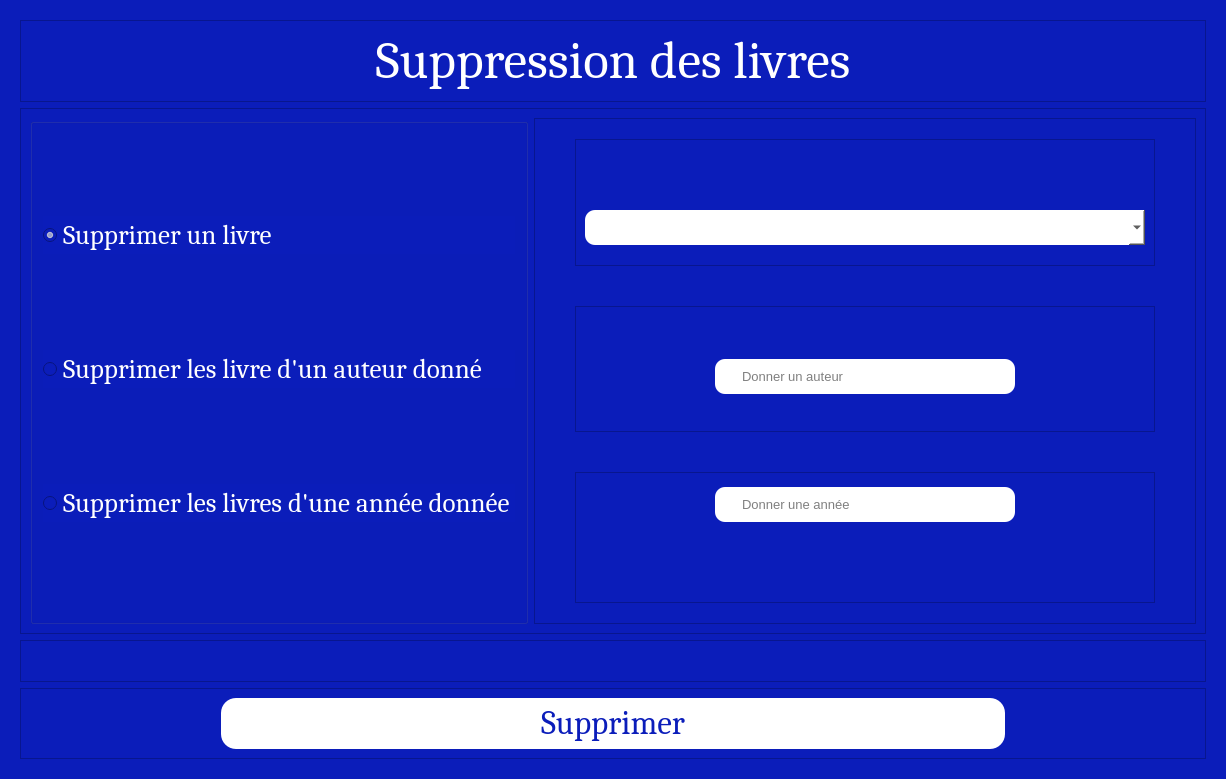
<?xml version="1.0" encoding="UTF-8"?>
<ui version="4.0">
 <class>Dialog</class>
 <widget class="QDialog" name="Dialog">
  <property name="geometry">
   <rect>
    <x>0</x>
    <y>0</y>
    <width>1226</width>
    <height>779</height>
   </rect>
  </property>
  <property name="windowTitle">
   <string>Dialog</string>
  </property>
  <property name="styleSheet">
   <string notr="true">background-color:#0b1dba;
color:white;
</string>
  </property>
  <layout class="QVBoxLayout" name="verticalLayout">
   <item>
    <widget class="QFrame" name="frame">
     <layout class="QVBoxLayout" name="verticalLayout_2">
      <item>
       <widget class="QFrame" name="frame_2">
        <property name="styleSheet">
         <string notr="true">font: 75 40pt &quot;Cambria&quot;;</string>
        </property>
        <property name="frameShape">
         <enum>QFrame::StyledPanel</enum>
        </property>
        <property name="frameShadow">
         <enum>QFrame::Raised</enum>
        </property>
        <layout class="QHBoxLayout" name="horizontalLayout">
         <item>
          <widget class="QLabel" name="label">
           <property name="font">
            <font>
             <family>Cambria</family>
             <pointsize>40</pointsize>
             <weight>9</weight>
             <italic>false</italic>
             <bold>false</bold>
            </font>
           </property>
           <property name="text">
            <string>Suppression des livres</string>
           </property>
           <property name="alignment">
            <set>Qt::AlignCenter</set>
           </property>
          </widget>
         </item>
        </layout>
       </widget>
      </item>
      <item>
       <widget class="QFrame" name="frame_8">
        <property name="frameShape">
         <enum>QFrame::StyledPanel</enum>
        </property>
        <property name="frameShadow">
         <enum>QFrame::Raised</enum>
        </property>
        <layout class="QHBoxLayout" name="horizontalLayout_7" stretch="1,2">
         <item>
          <widget class="QGroupBox" name="groupBox_4">
           <layout class="QVBoxLayout" name="verticalLayout_4" stretch="1,1,1">
            <property name="spacing">
             <number>10</number>
            </property>
            <property name="leftMargin">
             <number>10</number>
            </property>
            <property name="topMargin">
             <number>6</number>
            </property>
            <property name="rightMargin">
             <number>10</number>
            </property>
            <property name="bottomMargin">
             <number>10</number>
            </property>
            <item>
             <widget class="QRadioButton" name="radioButton">
              <property name="font">
               <font>
                <family>Cambria</family>
                <pointsize>20</pointsize>
                <weight>9</weight>
                <italic>false</italic>
                <bold>false</bold>
               </font>
              </property>
              <property name="styleSheet">
               <string notr="true">font: 75 20pt &quot;Cambria&quot;;</string>
              </property>
              <property name="text">
               <string>Supprimer un livre</string>
              </property>
              <property name="checked">
               <bool>true</bool>
              </property>
             </widget>
            </item>
            <item>
             <widget class="QRadioButton" name="radioButton_2">
              <property name="font">
               <font>
                <family>Cambria</family>
                <pointsize>20</pointsize>
                <weight>9</weight>
                <italic>false</italic>
                <bold>false</bold>
               </font>
              </property>
              <property name="styleSheet">
               <string notr="true">font: 75 20pt &quot;Cambria&quot;;</string>
              </property>
              <property name="text">
               <string>Supprimer les livre d'un auteur donné</string>
              </property>
             </widget>
            </item>
            <item>
             <widget class="QRadioButton" name="radioButton_3">
              <property name="font">
               <font>
                <family>Cambria</family>
                <pointsize>20</pointsize>
                <weight>9</weight>
                <italic>false</italic>
                <bold>false</bold>
               </font>
              </property>
              <property name="styleSheet">
               <string notr="true">font: 75 20pt &quot;Cambria&quot;;</string>
              </property>
              <property name="text">
               <string>Supprimer les livres d'une année donnée</string>
              </property>
             </widget>
            </item>
           </layout>
          </widget>
         </item>
         <item>
          <widget class="QFrame" name="frame_3">
           <property name="font">
            <font>
             <pointsize>4</pointsize>
            </font>
           </property>
           <property name="frameShape">
            <enum>QFrame::StyledPanel</enum>
           </property>
           <property name="frameShadow">
            <enum>QFrame::Raised</enum>
           </property>
           <layout class="QVBoxLayout" name="verticalLayout_3" stretch="1,1,1">
            <property name="spacing">
             <number>40</number>
            </property>
            <property name="leftMargin">
             <number>40</number>
            </property>
            <property name="topMargin">
             <number>20</number>
            </property>
            <property name="rightMargin">
             <number>40</number>
            </property>
            <property name="bottomMargin">
             <number>20</number>
            </property>
            <item>
             <widget class="QFrame" name="frame_9">
              <property name="frameShape">
               <enum>QFrame::StyledPanel</enum>
              </property>
              <property name="frameShadow">
               <enum>QFrame::Raised</enum>
              </property>
              <layout class="QHBoxLayout" name="horizontalLayout_5">
               <property name="topMargin">
                <number>59</number>
               </property>
               <item>
                <widget class="QComboBox" name="comboBox_livre">
                 <property name="maximumSize">
                  <size>
                   <width>700</width>
                   <height>16777215</height>
                  </size>
                 </property>
                 <property name="font">
                  <font>
                   <pointsize>10</pointsize>
                  </font>
                 </property>
                 <property name="cursor">
                  <cursorShape>PointingHandCursor</cursorShape>
                 </property>
                 <property name="styleSheet">
                  <string notr="true">height:35px;
border-radius:10px;
padding-left:25px;
background-color:white;
color:black;</string>
                 </property>
                </widget>
               </item>
              </layout>
             </widget>
            </item>
            <item>
             <widget class="QFrame" name="frame_6">
              <property name="frameShape">
               <enum>QFrame::StyledPanel</enum>
              </property>
              <property name="frameShadow">
               <enum>QFrame::Raised</enum>
              </property>
              <layout class="QHBoxLayout" name="horizontalLayout_3">
               <property name="topMargin">
                <number>20</number>
               </property>
               <property name="bottomMargin">
                <number>4</number>
               </property>
               <item>
                <widget class="QLineEdit" name="supprimer_auteur">
                 <property name="maximumSize">
                  <size>
                   <width>300</width>
                   <height>16777215</height>
                  </size>
                 </property>
                 <property name="font">
                  <font>
                   <pointsize>10</pointsize>
                  </font>
                 </property>
                 <property name="styleSheet">
                  <string notr="true">height:35px;
border-radius:10px;
padding-left:25px;
background-color:white;
color:black;</string>
                 </property>
                 <property name="placeholderText">
                  <string>Donner un auteur</string>
                 </property>
                </widget>
               </item>
              </layout>
             </widget>
            </item>
            <item>
             <widget class="QFrame" name="frame_4">
              <property name="frameShape">
               <enum>QFrame::StyledPanel</enum>
              </property>
              <property name="frameShadow">
               <enum>QFrame::Raised</enum>
              </property>
              <layout class="QHBoxLayout" name="horizontalLayout_2" stretch="0">
               <property name="topMargin">
                <number>14</number>
               </property>
               <property name="bottomMargin">
                <number>80</number>
               </property>
               <item>
                <widget class="QLineEdit" name="supprimer_annee">
                 <property name="maximumSize">
                  <size>
                   <width>300</width>
                   <height>16777215</height>
                  </size>
                 </property>
                 <property name="font">
                  <font>
                   <pointsize>10</pointsize>
                  </font>
                 </property>
                 <property name="styleSheet">
                  <string notr="true">height:35px;
border-radius:10px;
padding-left:25px;
background-color:white;
color:black;</string>
                 </property>
                 <property name="placeholderText">
                  <string>Donner une année</string>
                 </property>
                </widget>
               </item>
              </layout>
             </widget>
            </item>
           </layout>
          </widget>
         </item>
        </layout>
       </widget>
      </item>
      <item>
       <widget class="QFrame" name="frame_5">
        <property name="frameShape">
         <enum>QFrame::StyledPanel</enum>
        </property>
        <property name="frameShadow">
         <enum>QFrame::Raised</enum>
        </property>
        <layout class="QHBoxLayout" name="horizontalLayout_4">
         <property name="spacing">
          <number>40</number>
         </property>
         <property name="leftMargin">
          <number>40</number>
         </property>
         <property name="topMargin">
          <number>20</number>
         </property>
         <property name="rightMargin">
          <number>40</number>
         </property>
         <property name="bottomMargin">
          <number>20</number>
         </property>
        </layout>
       </widget>
      </item>
      <item>
       <widget class="QFrame" name="frame_7">
        <property name="frameShape">
         <enum>QFrame::StyledPanel</enum>
        </property>
        <property name="frameShadow">
         <enum>QFrame::Raised</enum>
        </property>
        <layout class="QHBoxLayout" name="horizontalLayout_6">
         <property name="leftMargin">
          <number>200</number>
         </property>
         <property name="rightMargin">
          <number>200</number>
         </property>
         <item>
          <widget class="QPushButton" name="Supprimer">
           <property name="font">
            <font>
             <family>Cambria</family>
             <pointsize>25</pointsize>
             <weight>9</weight>
             <italic>false</italic>
             <bold>false</bold>
            </font>
           </property>
           <property name="cursor">
            <cursorShape>PointingHandCursor</cursorShape>
           </property>
           <property name="styleSheet">
            <string notr="true">background-color:white;
color:#0b1dba;
border-radius:15px;
height:51;
font: 75 25pt &quot;Cambria&quot;;
</string>
           </property>
           <property name="text">
            <string>Supprimer</string>
           </property>
          </widget>
         </item>
        </layout>
       </widget>
      </item>
     </layout>
    </widget>
   </item>
  </layout>
 </widget>
 <resources/>
 <connections/>
</ui>
